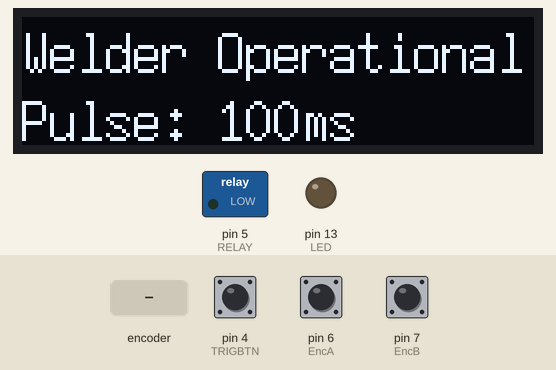
This sketch was run on a simulated Arduino Uno, built with avr-gcc and run on an emulated ATmega328P. Parts: 128×32 one-colour display, switched loads named in the sketch (green lamp = pin HIGH), output pins drawn as LEDs (lit = HIGH). Dashed ring = blinking. The test bench sets the inputs (shaded band); at power-on: pin 4 (TRIGBTN) HIGH, pin 6 (EncA) HIGH, pin 7 (EncB) HIGH. What the sketch prints to the serial monitor is not drawn.

Above: at 3.4 s.
3.5 s: pin 4 (TRIGBTN) pulled LOW for 0.35 s
At 3.96 s:
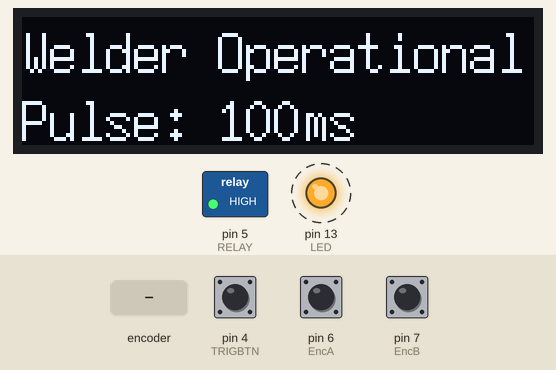
5.5 s: rotary encoder on pin 6 (EncA) / pin 7 (EncB) turned 3 steps (first pin leading)
At 6.42 s:
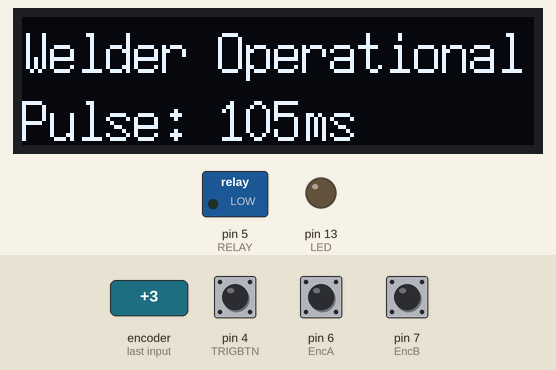
Timing chart, 0 to 8.5 s (numbered marks = the images above; inputs shaded):
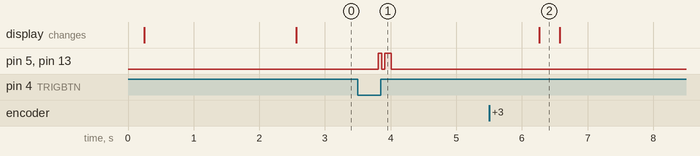

Measured:
- after the input at 3.5 s, pin 5 (RELAY), pin 13 (LED): alternates HIGH for 0.08 s and LOW for 0.05 s, 4 changes in all, then stays LOW, starting after 0.31 s
- after the input at 5.5 s, the display: changes after 0.76 s (image 2)

The sketch:

Spot-Welder_Firmware.ino
```cpp
#include <U8g2lib.h>
#include <U8x8lib.h>
#include <RotaryEncoder.h>

/****************************************************************************/
/*                           SPOT WELDER FIRMWARE                           */
/****************************************************************************/
/*________________________________04 Oct 2018_______________________________*/
/* Designed to allow for control of a Microwave Oven Transformer based      */
/* spot-welder. Values in CAPS are user-changeable.                         */
/* The welder is designed to operate on two pulses: one to soften the metal,*/
/* the other to weld it together. The weld pulse is user-settable.          */
/*    Uses:                                                                 */
/*         Arduino Uno                                                      */
/*         128x32 I2C OLED                                                  */
/*         5V-240V 10A relay                                                */
/*         Rotary Encoder                                                   */
/*         Momentary push button                                            */
/*         LED                                                              */
/*                                                                          */
/* OLED display gives important data about settings.                        */
/* Relay switches the power on the MAINS (240V) side.                       */
/* Rotary encoder navigates the menu.                                       */
/* Momentary push button fires the welder                                   */
/* LED indicates welding. For troubleshooting and visual cue                */
/****************************************************************************/

/*                             PIN DECLARATIONS                             */
int TRIGBTN = 4;     // Triggers the pulse through the electrodes
int RELAY = 5;       // Does the actual switching of the power
int LED = 13;        // Flashes in time with welding


/*                               SCREEN SETUP                               */
// From HelloWorld example
int ENC_CLOCK = A5;
int ENC_DATA = A4;

U8G2_SSD1306_128X32_UNIVISION_1_SW_I2C u8g2
(U8G2_R0, /* clock=*/ ENC_CLOCK, /* data=*/ ENC_DATA, /* reset=*/ U8X8_PIN_NONE);

/*                                ENCODER SETUP                             */
//Wired according to https://circuit-diagramz.com/arduino-rotary-encoder-wiring/
//EncBtn = 0; //UNDEFINED, For future use
int InitPulse = 50;        // Pulse to soften metal before weld pulse
int PulseLength = 100;     // Default pulse length

int EncA = 6;              // One side of encoder
int EncB = 7;              // Other side of encoder
// To read changes in encoder position
int AState;
int AStatePrev;
int BState;
int BStatePrev;

int ADJUST_STEP = 5;       // How many millisecs each encoder step equals

// Swap these to switch encoder direction
int CW = 1;
int CCW = -1;

/*                               TRIGGER SETUP                              */
int OldBtnState = 0;
int BtnState = 0;

/*                              FUNCTION SETUP                              */
int ReadEncoder(){
// Reads encoder position and decides direction it has been turned in
    AState = digitalRead(EncA); // Reads the current state of outputA
    BState = digitalRead(EncB); // Reads the current state of outputB
    int Dir = 0;
    // 4 possible positions: 11, 10, 00, 01
    // Find which it WAS on
    if(AStatePrev != AState || BStatePrev != BState){ // If something changed
        if(AStatePrev == HIGH && BStatePrev == HIGH){    // Was 11
           if(AState == HIGH){                           // Is 10
               Dir = CW;
           }
           else{Dir = CCW;}                              // Is 01
       }
        else if(AStatePrev = HIGH && BStatePrev == LOW){ // Was 10
           if(AState == LOW){                            // Is 00
               Dir = CW;
           }
           else{Dir = CCW;}                              // Is 11
        }
        else if(AStatePrev == LOW && BStatePrev == LOW){ // Was 00
            if(BState == HIGH){                          // Is 01
                Dir = CW;
            }
            else{Dir = CCW;}                             // Is 10
        }
        else{/* AStatePrev == LOW && BStatePrev == HIGH*/// Was 01
             if(AState == HIGH){                         // Is 11
                 Dir = CW;
             }
             else{Dir = CCW;}                            // Is 00
        }
    }
    else{Dir = 0;}           // Indicate lack of change
    // Update previous states
    AStatePrev = AState;
    BStatePrev = BState;
    return Dir;
}

void ScreenWrite(int pulse){
// Basic printout to screen to indicate pulse set. Upgrade to menu?
    u8g2.setFont(u8g2_font_7x14_mr);
    u8g2.firstPage();
    do{
        u8g2.setCursor(0,14);
        u8g2.print("Welder Operational");
        u8g2.setCursor(0,31);
        u8g2.print("Pulse: ");
        u8g2.print(pulse);
        u8g2.print("ms");
    }
    while (u8g2.nextPage());
}

bool ReadBtn(){
// Read firing trigger, return HIGH if pressed, contains debounce
    int State = LOW;
    BtnState = digitalRead(TRIGBTN);
    if (BtnState != OldBtnState && BtnState == LOW){
        State = HIGH;
    }
    else{
        State = LOW;
    }
    OldBtnState = BtnState;
    return State;
}

int GetPulse() {
// Poll the encoder to find pulse length and write to screen
    PulseLength = PulseLength + (ReadEncoder()*ADJUST_STEP);
    return PulseLength;
    }


/*                                 MAIN CODE                                */
void setup() {
    Serial.begin(9600); //DEBUG

    pinMode(TRIGBTN, INPUT_PULLUP);
    pinMode(RELAY, OUTPUT);
    pinMode(LED, OUTPUT);

    // ENCODER
    pinMode (EncA,INPUT_PULLUP);
    pinMode (EncB,INPUT_PULLUP);
    // Obtain starting states of encoder switches
    AStatePrev = digitalRead(EncA);
    BStatePrev = digitalRead(EncB);


    // SCREEN
    pinMode (ENC_CLOCK, OUTPUT);
    pinMode (ENC_DATA, OUTPUT);
    digitalWrite (ENC_CLOCK, 0);  // Ensure no erronious data
    digitalWrite (ENC_DATA, 0);   // Ensure no erronious data
    u8g2.begin();

    // Quick start-up screen
    u8g2.firstPage();
    do
      {
       u8g2.setFont(u8g2_font_helvB14_tr);
       u8g2.setCursor(0,15);
       u8g2.print("Spot Welder");
       u8g2.setFont(u8g2_font_chroma48medium8_8r);
       u8g2.setCursor(0,31);
       u8g2.print("S.Maybury, 10/18");
    }
    while (u8g2.nextPage());
    delay(2000);
}

void loop() {
    // Check set pulse length and print to screen
    GetPulse();
    ScreenWrite(PulseLength);

    if(ReadBtn() == HIGH){
    // If trigger pressed, switch relay in pulses
        digitalWrite(RELAY, HIGH);
        Serial.print("HIGH\n");     // DEBUG
        digitalWrite(LED, HIGH);
        delay(InitPulse);
        digitalWrite(RELAY, LOW);
        digitalWrite(LED, LOW);
        Serial.print("LOW\n");     // DEBUG
        delay(InitPulse);          // EXPERIMENTAL LENGTH
        digitalWrite(RELAY, HIGH);
        digitalWrite(LED, HIGH);
        Serial.print("HIGH\n");    // DEBUG
        delay(PulseLength);
        digitalWrite(RELAY, LOW);
        digitalWrite(LED, LOW);
        Serial.print("LOW\n");     // DEBUG
        delay(1000);               // 1 second safety delay
    }


}
```
